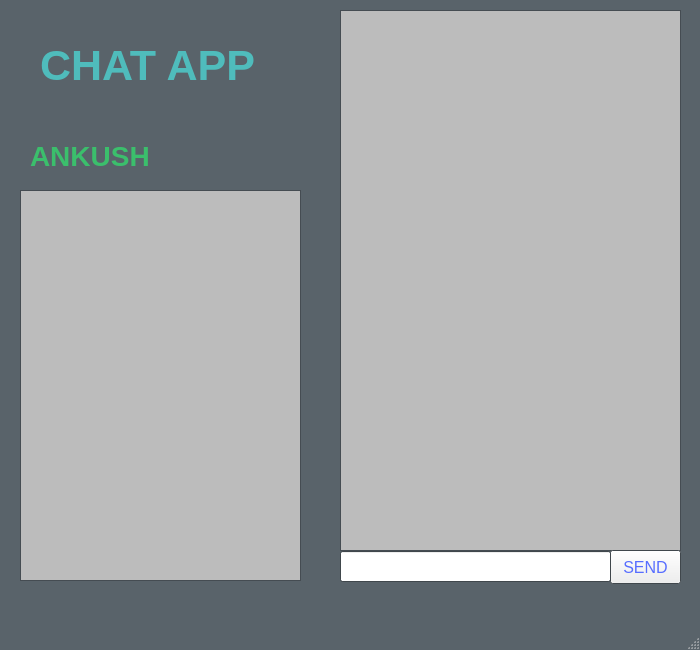
<?xml version="1.0" encoding="UTF-8"?>
<ui version="4.0">
 <class>MainWindow</class>
 <widget class="QMainWindow" name="MainWindow">
  <property name="geometry">
   <rect>
    <x>0</x>
    <y>0</y>
    <width>700</width>
    <height>650</height>
   </rect>
  </property>
  <property name="palette">
   <palette>
    <active>
     <colorrole role="WindowText">
      <brush brushstyle="SolidPattern">
       <color alpha="255">
        <red>114</red>
        <green>118</green>
        <blue>121</blue>
       </color>
      </brush>
     </colorrole>
     <colorrole role="Base">
      <brush brushstyle="SolidPattern">
       <color alpha="255">
        <red>255</red>
        <green>255</green>
        <blue>255</blue>
       </color>
      </brush>
     </colorrole>
     <colorrole role="Window">
      <brush brushstyle="SolidPattern">
       <color alpha="255">
        <red>89</red>
        <green>99</green>
        <blue>106</blue>
       </color>
      </brush>
     </colorrole>
    </active>
    <inactive>
     <colorrole role="WindowText">
      <brush brushstyle="SolidPattern">
       <color alpha="255">
        <red>114</red>
        <green>118</green>
        <blue>121</blue>
       </color>
      </brush>
     </colorrole>
     <colorrole role="Base">
      <brush brushstyle="SolidPattern">
       <color alpha="255">
        <red>255</red>
        <green>255</green>
        <blue>255</blue>
       </color>
      </brush>
     </colorrole>
     <colorrole role="Window">
      <brush brushstyle="SolidPattern">
       <color alpha="255">
        <red>89</red>
        <green>99</green>
        <blue>106</blue>
       </color>
      </brush>
     </colorrole>
    </inactive>
    <disabled>
     <colorrole role="WindowText">
      <brush brushstyle="SolidPattern">
       <color alpha="255">
        <red>144</red>
        <green>140</green>
        <blue>139</blue>
       </color>
      </brush>
     </colorrole>
     <colorrole role="Base">
      <brush brushstyle="SolidPattern">
       <color alpha="255">
        <red>89</red>
        <green>99</green>
        <blue>106</blue>
       </color>
      </brush>
     </colorrole>
     <colorrole role="Window">
      <brush brushstyle="SolidPattern">
       <color alpha="255">
        <red>89</red>
        <green>99</green>
        <blue>106</blue>
       </color>
      </brush>
     </colorrole>
    </disabled>
   </palette>
  </property>
  <property name="font">
   <font>
    <weight>75</weight>
    <bold>true</bold>
   </font>
  </property>
  <property name="windowTitle">
   <string>CHAT APP</string>
  </property>
  <widget class="QWidget" name="centralwidget">
   <widget class="QLabel" name="title">
    <property name="geometry">
     <rect>
      <x>40</x>
      <y>30</y>
      <width>221</width>
      <height>71</height>
     </rect>
    </property>
    <property name="palette">
     <palette>
      <active>
       <colorrole role="WindowText">
        <brush brushstyle="SolidPattern">
         <color alpha="255">
          <red>79</red>
          <green>188</green>
          <blue>188</blue>
         </color>
        </brush>
       </colorrole>
      </active>
      <inactive>
       <colorrole role="WindowText">
        <brush brushstyle="SolidPattern">
         <color alpha="255">
          <red>79</red>
          <green>188</green>
          <blue>188</blue>
         </color>
        </brush>
       </colorrole>
      </inactive>
      <disabled>
       <colorrole role="WindowText">
        <brush brushstyle="SolidPattern">
         <color alpha="255">
          <red>144</red>
          <green>140</green>
          <blue>139</blue>
         </color>
        </brush>
       </colorrole>
      </disabled>
     </palette>
    </property>
    <property name="font">
     <font>
      <pointsize>32</pointsize>
      <weight>75</weight>
      <bold>true</bold>
     </font>
    </property>
    <property name="text">
     <string>CHAT APP</string>
    </property>
   </widget>
   <widget class="QListWidget" name="userListWidget">
    <property name="geometry">
     <rect>
      <x>20</x>
      <y>190</y>
      <width>281</width>
      <height>391</height>
     </rect>
    </property>
    <property name="palette">
     <palette>
      <active>
       <colorrole role="Text">
        <brush brushstyle="SolidPattern">
         <color alpha="255">
          <red>59</red>
          <green>191</green>
          <blue>108</blue>
         </color>
        </brush>
       </colorrole>
       <colorrole role="Base">
        <brush brushstyle="SolidPattern">
         <color alpha="255">
          <red>188</red>
          <green>188</green>
          <blue>188</blue>
         </color>
        </brush>
       </colorrole>
       <colorrole role="PlaceholderText">
        <brush brushstyle="SolidPattern">
         <color alpha="128">
          <red>49</red>
          <green>48</green>
          <blue>48</blue>
         </color>
        </brush>
       </colorrole>
      </active>
      <inactive>
       <colorrole role="Text">
        <brush brushstyle="SolidPattern">
         <color alpha="255">
          <red>59</red>
          <green>191</green>
          <blue>108</blue>
         </color>
        </brush>
       </colorrole>
       <colorrole role="Base">
        <brush brushstyle="SolidPattern">
         <color alpha="255">
          <red>188</red>
          <green>188</green>
          <blue>188</blue>
         </color>
        </brush>
       </colorrole>
       <colorrole role="PlaceholderText">
        <brush brushstyle="SolidPattern">
         <color alpha="128">
          <red>59</red>
          <green>191</green>
          <blue>108</blue>
         </color>
        </brush>
       </colorrole>
      </inactive>
      <disabled>
       <colorrole role="Text">
        <brush brushstyle="SolidPattern">
         <color alpha="255">
          <red>169</red>
          <green>167</green>
          <blue>167</blue>
         </color>
        </brush>
       </colorrole>
       <colorrole role="Base">
        <brush brushstyle="SolidPattern">
         <color alpha="255">
          <red>89</red>
          <green>99</green>
          <blue>106</blue>
         </color>
        </brush>
       </colorrole>
       <colorrole role="PlaceholderText">
        <brush brushstyle="SolidPattern">
         <color alpha="128">
          <red>31</red>
          <green>28</green>
          <blue>27</blue>
         </color>
        </brush>
       </colorrole>
      </disabled>
     </palette>
    </property>
    <property name="font">
     <font>
      <pointsize>20</pointsize>
      <weight>50</weight>
      <bold>false</bold>
     </font>
    </property>
   </widget>
   <widget class="QListWidget" name="messageListWidget">
    <property name="geometry">
     <rect>
      <x>340</x>
      <y>10</y>
      <width>341</width>
      <height>541</height>
     </rect>
    </property>
    <property name="palette">
     <palette>
      <active>
       <colorrole role="Base">
        <brush brushstyle="SolidPattern">
         <color alpha="255">
          <red>188</red>
          <green>188</green>
          <blue>188</blue>
         </color>
        </brush>
       </colorrole>
      </active>
      <inactive>
       <colorrole role="Base">
        <brush brushstyle="SolidPattern">
         <color alpha="255">
          <red>188</red>
          <green>188</green>
          <blue>188</blue>
         </color>
        </brush>
       </colorrole>
      </inactive>
      <disabled>
       <colorrole role="Base">
        <brush brushstyle="SolidPattern">
         <color alpha="255">
          <red>89</red>
          <green>99</green>
          <blue>106</blue>
         </color>
        </brush>
       </colorrole>
      </disabled>
     </palette>
    </property>
    <property name="font">
     <font>
      <pointsize>15</pointsize>
      <weight>75</weight>
      <bold>true</bold>
     </font>
    </property>
   </widget>
   <widget class="QLabel" name="userName">
    <property name="geometry">
     <rect>
      <x>30</x>
      <y>140</y>
      <width>261</width>
      <height>31</height>
     </rect>
    </property>
    <property name="palette">
     <palette>
      <active>
       <colorrole role="WindowText">
        <brush brushstyle="SolidPattern">
         <color alpha="255">
          <red>59</red>
          <green>191</green>
          <blue>108</blue>
         </color>
        </brush>
       </colorrole>
      </active>
      <inactive>
       <colorrole role="WindowText">
        <brush brushstyle="SolidPattern">
         <color alpha="255">
          <red>59</red>
          <green>191</green>
          <blue>108</blue>
         </color>
        </brush>
       </colorrole>
      </inactive>
      <disabled>
       <colorrole role="WindowText">
        <brush brushstyle="SolidPattern">
         <color alpha="255">
          <red>144</red>
          <green>140</green>
          <blue>139</blue>
         </color>
        </brush>
       </colorrole>
      </disabled>
     </palette>
    </property>
    <property name="font">
     <font>
      <pointsize>21</pointsize>
      <weight>75</weight>
      <bold>true</bold>
     </font>
    </property>
    <property name="text">
     <string>ANKUSH</string>
    </property>
   </widget>
   <widget class="QLineEdit" name="messageLineEdit">
    <property name="geometry">
     <rect>
      <x>340</x>
      <y>551</y>
      <width>271</width>
      <height>31</height>
     </rect>
    </property>
   </widget>
   <widget class="QPushButton" name="sendButton">
    <property name="geometry">
     <rect>
      <x>610</x>
      <y>550</y>
      <width>71</width>
      <height>34</height>
     </rect>
    </property>
    <property name="palette">
     <palette>
      <active>
       <colorrole role="ButtonText">
        <brush brushstyle="SolidPattern">
         <color alpha="255">
          <red>88</red>
          <green>110</green>
          <blue>255</blue>
         </color>
        </brush>
       </colorrole>
      </active>
      <inactive>
       <colorrole role="ButtonText">
        <brush brushstyle="SolidPattern">
         <color alpha="255">
          <red>88</red>
          <green>110</green>
          <blue>255</blue>
         </color>
        </brush>
       </colorrole>
      </inactive>
      <disabled>
       <colorrole role="ButtonText">
        <brush brushstyle="SolidPattern">
         <color alpha="255">
          <red>150</red>
          <green>147</green>
          <blue>144</blue>
         </color>
        </brush>
       </colorrole>
      </disabled>
     </palette>
    </property>
    <property name="font">
     <font>
      <pointsize>12</pointsize>
      <weight>50</weight>
      <bold>false</bold>
     </font>
    </property>
    <property name="text">
     <string>SEND</string>
    </property>
   </widget>
  </widget>
  <widget class="QMenuBar" name="menubar">
   <property name="geometry">
    <rect>
     <x>0</x>
     <y>0</y>
     <width>700</width>
     <height>30</height>
    </rect>
   </property>
  </widget>
  <widget class="QStatusBar" name="statusbar"/>
 </widget>
 <resources/>
 <connections/>
</ui>
